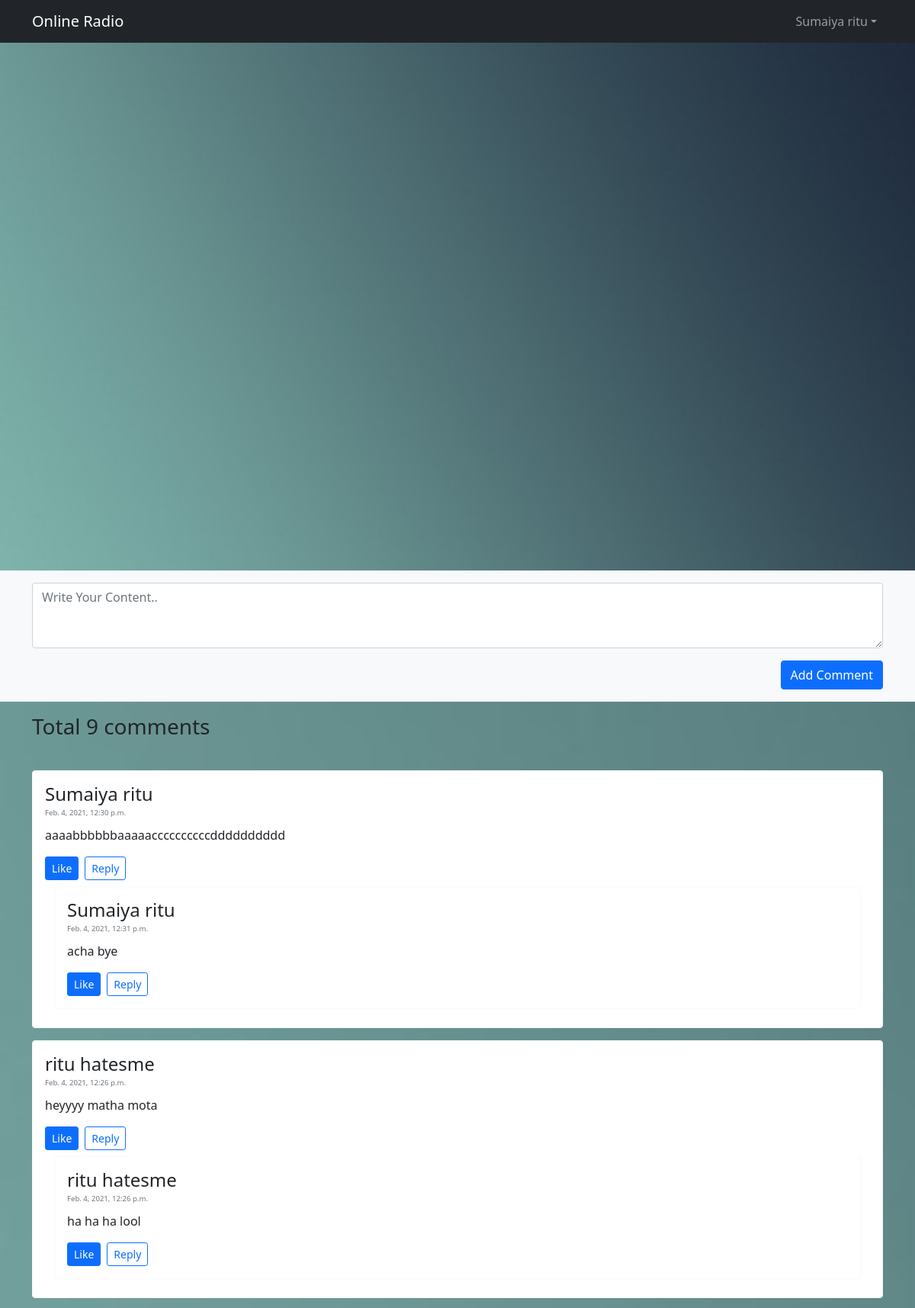
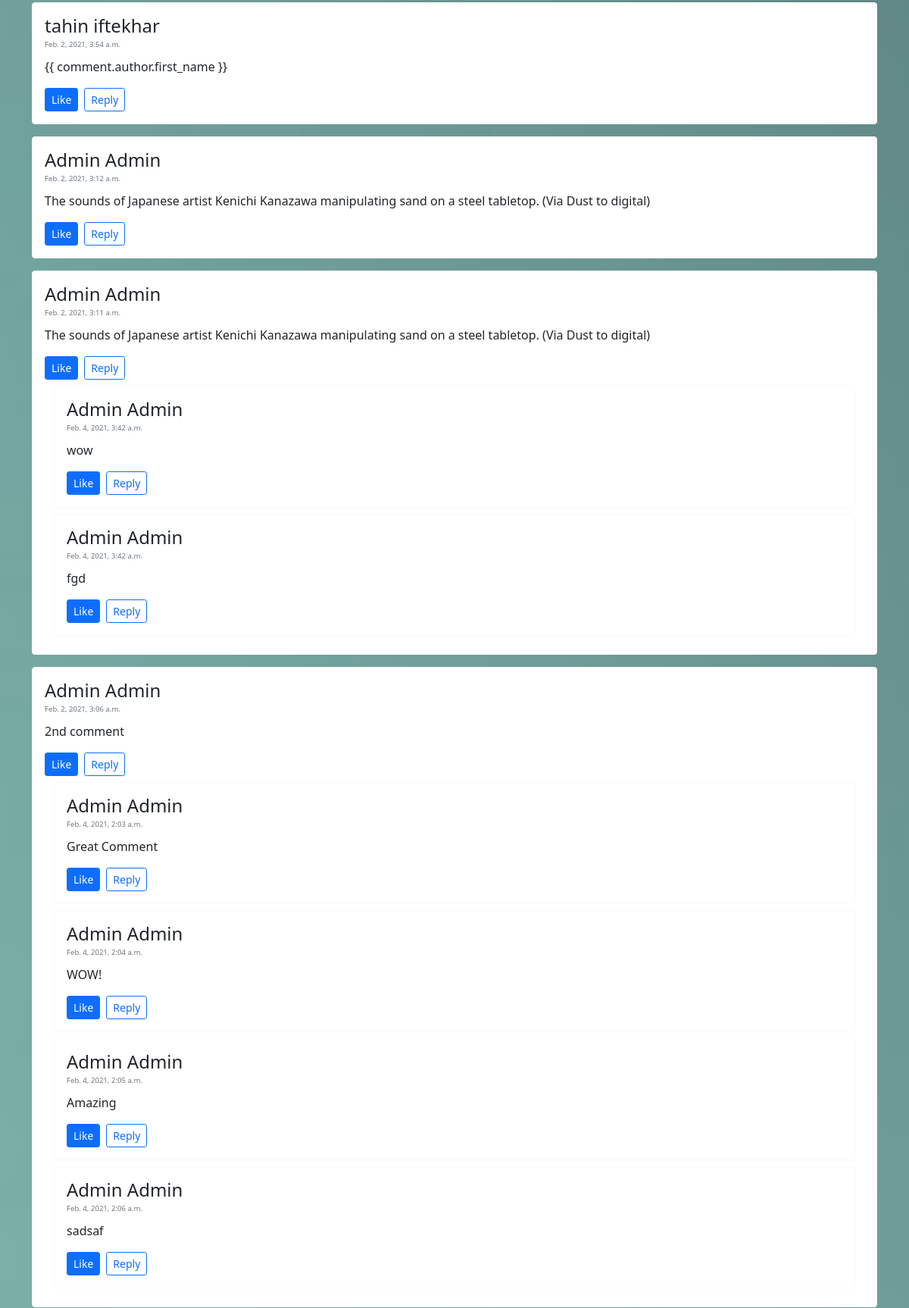
Screenshot of / (signed in, upper part) with the database file from the repository (2 pictures, top to bottom).
### main/models.py (models this page shows, shortened)
class Comment(models.Model):
  content = models.TextField()
  author = models.ForeignKey(User, on_delete=models.CASCADE)
  date = models.DateTimeField(auto_now_add=True)
  like = models.ManyToManyField(User, related_name='comment_like', blank=True)

class Reply(models.Model):
  content = models.TextField()
  author = models.ForeignKey(User, on_delete=models.CASCADE)
  comment = models.ForeignKey(Comment, on_delete=models.CASCADE)
  date = models.DateTimeField(auto_now_add=True)
  like = models.ManyToManyField(User, related_name='reply_like', blank=True)

### main/views.py (the view, shortened to what this page needs)
# urls.py: 2. Add a URL to urlpatterns:  path('', views.home, name='home')
def home(request):
    if request.method == "GET":
        comments = Comment.objects.all().order_by('-date')
        context = {
            "comments": comments,
        }
        return render(request, 'main/home.html', context)

### main/templates/main/home.html (shortened to what this page needs)
{% load static %}
<!DOCTYPE html>
<html lang="en">
  <head>
    <link href={% static "assets/dist/css/bootstrap.min.css" %} rel="stylesheet" />
    <link href={% static "assets/style.css" %} rel="stylesheet" />
  </head>
  <body>
    <header>
    <nav class="navbar navbar-expand-sm navbar-dark bg-dark">
        <div class="container">
            <a class="navbar-brand" href="#">Online Radio</a>
            <div class="d-flex">
                <ul class="navbar-nav">
                  {% if user.is_authenticated %}
                  <li class="nav-item dropdown ">
                    <a class="nav-link dropdown-toggle" href="#" id="dropdown04" data-bs-toggle="dropdown" aria-expanded="false">{{user.first_name}} {{user.last_name}}</a>
                  </li>
                  {% endif %}
                </ul>
            </div>
        </div>
    </nav>
    </header>
    <main>
      <section class="py-5 text-center container-fluid" id="streaming">
        <div class="py-sm-5 d-flex justify-content-center">
            <iframe
              frameborder="0"
              scrolling="no"
              marginheight="0"
              marginwidth="0"
              width="900"
              height="500"
              type="text/html"
              src="https://www.youtube.com/embed/XwuRiIh2IlM?autoplay=0&fs=1&iv_load_policy=1&showinfo=0&rel=0&cc_load_policy=0&start=0&end=0&origin=https://youtubeembedcode.com"
            >
            </iframe>
        </div>
      </section>
      <div class="album py-3 bg-light">
        <div class="container">
          <form method="POST">
            <div class="input-group">
              <textarea class="form-control" name="body" placeholder="Write Your Content.." rows="3"></textarea>
            </div>
            <div class="d-flex justify-content-end mt-3">
              <button type="submit" class="btn btn-primary ">Add Comment</button>
            </div>
          </form>
        </div>
      </div>
      <section class="container-fluid pb-5" id="streaming">
          <div class="container py-3">
            <h3> Total {{ comments.count }} comments </h3>
          </div>
          {% for comment in comments %}
            <div class="container">
                <div class="card border-light my-3" id="comment_card">
                  <div class="card-body text-dark">
                    <h4 style="margin-bottom: -.2em;"> {{ comment.author.first_name }} {{ comment.author.last_name }} </h4>
                    <small class="text-muted" style="font-size: .6em;">{{ comment.date }}</small>
                    <p class="card-text mt-2" style="overflow: hidden; display: -webkit-box; -webkit-line-clamp: 4; -webkit-box-orient: vertical;">{{ comment.content }}</p>
                    <div class="d-flex">
                      {% if user.is_authenticated %}
                      <form method="POST" action={% url 'like_comment' %}>
                        {% if is_liked %}
                        <button type="submit" class="btn btn-sm btn-danger" name="comment_id" value="{{ comment.id}}"> Unlike</button>
                        {% else %}
                        <button type="submit" class="btn btn-sm btn-primary" name="comment_id" value="{{ comment.id}}"> Like</button>
                        {% endif %}
                      {% endif %}
                <a type="button" class="btn btn-sm btn-outline-primary mx-2" href="/reply/id={{ comment.id }}">Reply</a></div>
                      {% for reply in comment.reply_set.all %}
                        <div class="container">
                            <div class="card border-light my-2" >
                              <div class="card-body text-dark">
                                <h4 style="margin-bottom: -.2em;"> {{ reply.author.first_name }} {{ reply.author.last_name }} </h4>
                                <small class="text-muted" style="font-size: .6em;">{{ reply.date }}</small>
                                <p class="card-text mt-2" style="overflow: hidden; display: -webkit-box; -webkit-line-clamp: 4; -webkit-box-orient: vertical;">{{ reply.content }}</p>
                                <div class="d-flex">
                                  {% if user.is_authenticated %}
                                    <form method="POST" action={% url 'like_reply' %}>
                                      {% if is_liked %}
                                      <button type="submit" class="btn btn-sm btn-danger" name="reply_id" value="{{ reply.id}}"> Unlike</button>
                                      {% else %}
                                      <button type="submit" class="btn btn-sm btn-primary" name="reply_id" value="{{ reply.id}}"> Like</button>
                                      {% endif %}
                                  {% endif %}
                                   <a type="button" class="btn btn-sm btn-outline-primary mx-2" href="/reply/id={{ comment.id }}">Reply</a></div>
                              </div>
                            </div>
                        </div>
                      {% endfor %}
                  </div>
                </div>
            </div>
          {% endfor %}
      </section>
    </main>
  </body>
</html>

### main/static/assets/style.css (style rules this page uses)
#streaming { background-image: url("/static/grad-670x376.jpg"); background-size: cover; background-repeat: no-repeat; }

### rows the page displays
Comment: author.first_name "Sumaiya", author.last_name "ritu", date "Feb. 4, 2021, 12:30 p.m.", content "aaaabbbbbbaaaaaccccccccccdddddddddd", {{ comment.id }} 9 (drawn)
Reply: author.first_name "Sumaiya", author.last_name "ritu", date "Feb. 4, 2021, 12:31 p.m.", content "acha bye", {{ reply.id }} 8 (drawn)
Comment: author.first_name "ritu", author.last_name "hatesme", date "Feb. 4, 2021, 12:26 p.m.", content "heyyyy matha mota", {{ comment.id }} 8 (drawn)
Reply: author.first_name "ritu", author.last_name "hatesme", date "Feb. 4, 2021, 12:26 p.m.", content "ha ha ha lool", {{ reply.id }} 7 (drawn)
Comment: author.first_name "tahin", author.last_name "iftekhar", date "Feb. 2, 2021, 3:54 a.m.", content "{{ comment.author.first_name }}", {{ comment.id }} 7 (drawn)
Comment: author.first_name "Admin", author.last_name "Admin", date "Feb. 2, 2021, 3:12 a.m.", content "The sounds of Japanese artist Kenichi Kanazawa manipulating sand on a steel tabletop. (Via Dust to digital)", {{ comment.id }} 6 (drawn)
Comment: author.first_name "Admin", author.last_name "Admin", date "Feb. 2, 2021, 3:11 a.m.", content "The sounds of Japanese artist Kenichi Kanazawa manipulating sand on a steel tabletop. (Via Dust to digital)", {{ comment.id }} 5 (drawn)
Reply: author.first_name "Admin", author.last_name "Admin", date "Feb. 4, 2021, 3:42 a.m.", content "wow", {{ reply.id }} 5 (drawn)
Reply: author.first_name "Admin", author.last_name "Admin", date "Feb. 4, 2021, 3:42 a.m.", content "fgd", {{ reply.id }} 6 (drawn)
Comment: author.first_name "Admin", author.last_name "Admin", date "Feb. 2, 2021, 3:06 a.m.", content "2nd comment", {{ comment.id }} 4 (drawn)
Reply: author.first_name "Admin", author.last_name "Admin", date "Feb. 4, 2021, 2:03 a.m.", content "Great Comment", {{ reply.id }} 1 (drawn)
Reply: author.first_name "Admin", author.last_name "Admin", date "Feb. 4, 2021, 2:04 a.m.", content "WOW!", {{ reply.id }} 2 (drawn)
Reply: author.first_name "Admin", author.last_name "Admin", date "Feb. 4, 2021, 2:05 a.m.", content "Amazing", {{ reply.id }} 3 (drawn)
Reply: author.first_name "Admin", author.last_name "Admin", date "Feb. 4, 2021, 2:06 a.m.", content "sadsaf", {{ reply.id }} 4 (drawn)

### other values shown
{{ user.first_name }} "Sumaiya"
{{ user.last_name }} "ritu"
{{ comments.count }} "9"
